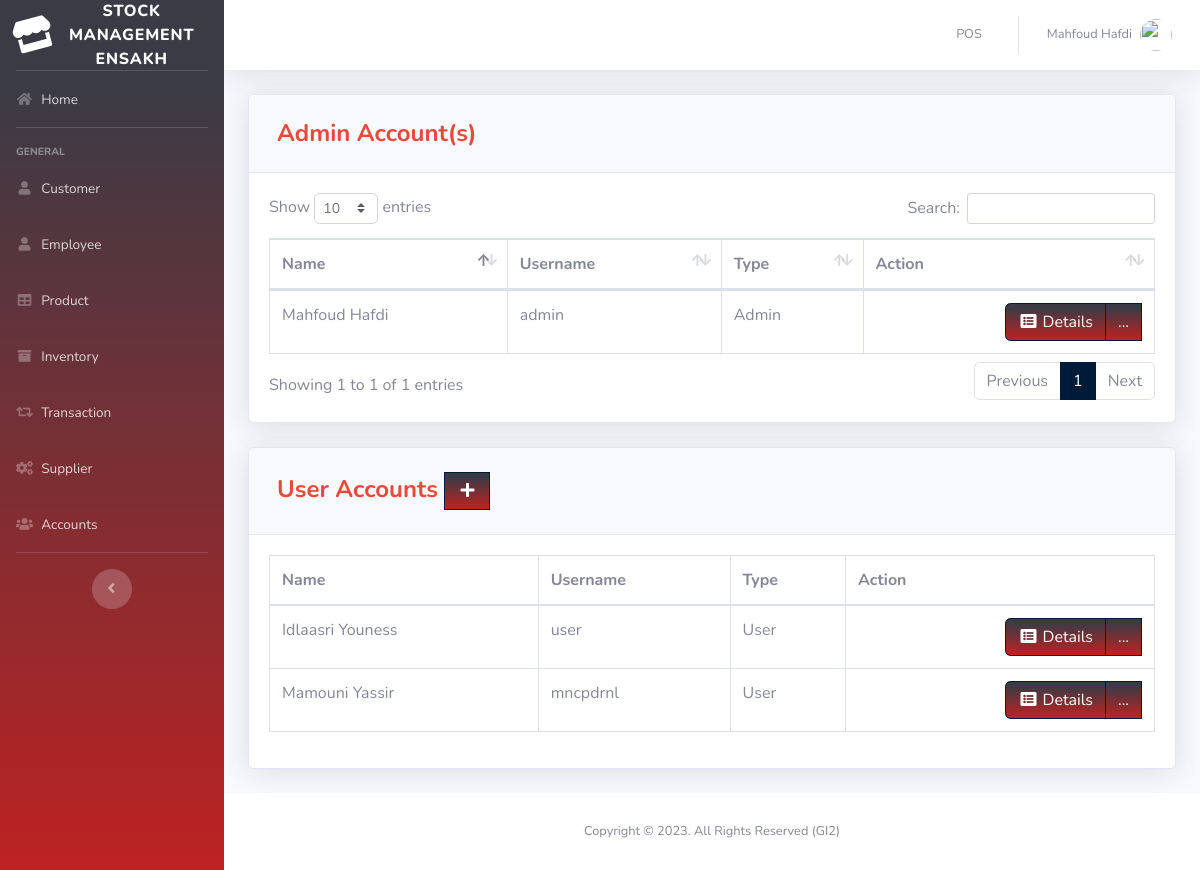
Screenshot of /pages/user.php (signed in) with the database file from the repository.
### tables this page shows
CREATE TABLE `users` (
  `ID` int(11) NOT NULL,
  `EMPLOYEE_ID` int(11) DEFAULT NULL,
  `USERNAME` varchar(50) DEFAULT NULL,
  `PASSWORD` varchar(50) DEFAULT NULL,
  `TYPE_ID` int(11) DEFAULT NULL
);

CREATE TABLE `employee` (
  `EMPLOYEE_ID` int(11) NOT NULL,
  `FIRST_NAME` varchar(50) DEFAULT NULL,
  `LAST_NAME` varchar(50) DEFAULT NULL,
  `GENDER` varchar(50) DEFAULT NULL,
  `EMAIL` varchar(100) DEFAULT NULL,
  `PHONE_NUMBER` varchar(11) DEFAULT NULL,
  `JOB_ID` int(11) DEFAULT NULL,
  `HIRED_DATE` varchar(50) NOT NULL,
  `LOCATION_ID` int(11) DEFAULT NULL
);

CREATE TABLE `type` (
  `TYPE_ID` int(11) NOT NULL,
  `TYPE` varchar(50) DEFAULT NULL
);

### pages/user.php (the view, shortened to what this page needs)
<?php
include'../includes/connection.php';
include'../includes/sidebar.php';
?>
         <div class="card shadow mb-4">
            <div class="card-header py-3">
              <h4 class="m-2 font-weight-bold text-primary">Admin Account(s)</h4>
            </div>
            <div class="card-body">
            <div class="table-responsive">
           <table class="table table-bordered" id="dataTable" width="100%" cellspacing="0">
               <thead>
                   <tr>
                       <th>Name</th>
                       <th>Username</th>
                       <th>Type</th>
                       <th>Action</th>
                   </tr>
               </thead>
          <tbody>
<?php
    $query = 'SELECT ID, FIRST_NAME,LAST_NAME,USERNAME, t.TYPE
              FROM users u
              JOIN employee e ON e.EMPLOYEE_ID=u.EMPLOYEE_ID
              JOIN type t ON t.TYPE_ID=u.TYPE_ID
              WHERE u.TYPE_ID=1';
        $result = mysqli_query($db, $query) or die (mysqli_error($db));
            while ($row = mysqli_fetch_assoc($result)) {
                echo '<tr>';
                echo '<td>'. $row['FIRST_NAME'].' '. $row['LAST_NAME'].'</td>';
                echo '<td>'. $row['USERNAME'].'</td>';
                echo '<td>'. $row['TYPE'].'</td>';
                      echo '<td align="right"> <div class="btn-group">
                              <a type="button" class="btn btn-primary bg-gradient-primary" href="us_searchfrm.php?action=edit & id='.$row['ID'] . '"><i class="fas fa-fw fa-list-alt"></i> Details</a>
                            <div class="btn-group">
                              <a type="button" class="btn btn-primary bg-gradient-primary dropdown no-arrow" data-toggle="dropdown" style="color:white;">
                              ... <span class="caret"></span></a>
                            <ul class="dropdown-menu text-center" role="menu">
                                <li>
                                  <a type="button" class="btn btn-warning bg-gradient-warning btn-block" style="border-radius: 0px;" href="us_edit.php?action=edit & id='.$row['ID']. '">
                                    <i class="fas fa-fw fa-edit"></i> Edit
                                  </a>
                                </li>
                                </li>
                            </ul>
                            </div>
                          </div></td>';
                echo '</tr> ';
                        }
?>
                                </tbody>
                            </table>
                        </div>
                    </div>
                  </div>
         <div class="card shadow mb-4">
            <div class="card-header py-3">
              <h4 class="m-2 font-weight-bold text-primary">User Accounts&nbsp;<a  href="#" data-toggle="modal" data-target="#supplierModal" type="button" class="btn btn-primary bg-gradient-primary" style="border-radius: 0px;"><i class="fas fa-fw fa-plus"></i></a></h4>
            </div>
            <div class="card-body">
            <div class="table-responsive">
           <table class="table table-bordered" id="dataTable" width="100%" cellspacing="0">
               <thead>
                   <tr>
                       <th>Name</th>
                       <th>Username</th>
                       <th>Type</th>
                       <th>Action</th>
                   </tr>
               </thead>
          <tbody>
<?php
    $query = 'SELECT ID, FIRST_NAME,LAST_NAME,USERNAME, t.TYPE
              FROM users u
              JOIN employee e ON e.EMPLOYEE_ID=u.EMPLOYEE_ID
              JOIN type t ON t.TYPE_ID=u.TYPE_ID
              WHERE u.TYPE_ID=2';
        $result = mysqli_query($db, $query) or die (mysqli_error($db));
            while ($row = mysqli_fetch_assoc($result)) {
                echo '<tr>';
                echo '<td>'. $row['FIRST_NAME'].' '. $row['LAST_NAME'].'</td>';
                echo '<td>'. $row['USERNAME'].'</td>';
                echo '<td>'. $row['TYPE'].'</td>';
                      echo '<td align="right"> <div class="btn-group">
                              <a type="button" class="btn btn-primary bg-gradient-primary" href="us_searchfrm.php?action=edit & id='.$row['ID'] . '"><i class="fas fa-fw fa-list-alt"></i> Details</a>
                            <div class="btn-group">
                              <a type="button" class="btn btn-primary bg-gradient-primary dropdown no-arrow" data-toggle="dropdown" style="color:white;">
                              ... <span class="caret"></span></a>
                            <ul class="dropdown-menu text-center" role="menu">
                                <li>
                                  <a type="button" class="btn btn-warning bg-gradient-warning btn-block" style="border-radius: 0px;" href="us_edit.php?action=edit & id='.$row['ID']. '">
                                    <i class="fas fa-fw fa-edit"></i> Edit
                                  </a>
                                </li>
                            </ul>
                            </div>
                          </div></td>';
                echo '</tr> ';
                        }
?>
                                </tbody>
                            </table>
                        </div>
                    </div>
                  </div>
<?php
include'../includes/footer.php';
?>

### rows the page displays
users: EMPLOYEE_ID.FIRST_NAME "Mahfoud", EMPLOYEE_ID.LAST_NAME "Hafdi", USERNAME "admin", TYPE_ID.TYPE "Admin"
users: EMPLOYEE_ID.FIRST_NAME "Idlaasri", EMPLOYEE_ID.LAST_NAME "Youness", USERNAME "user", TYPE_ID.TYPE "User"
users: EMPLOYEE_ID.FIRST_NAME "Mamouni", EMPLOYEE_ID.LAST_NAME "Yassir", USERNAME "mncpdrnl", TYPE_ID.TYPE "User"

### other values shown
$_SESSION['FIRST_NAME'] "Mahfoud"
$_SESSION['LAST_NAME'] "Hafdi"
